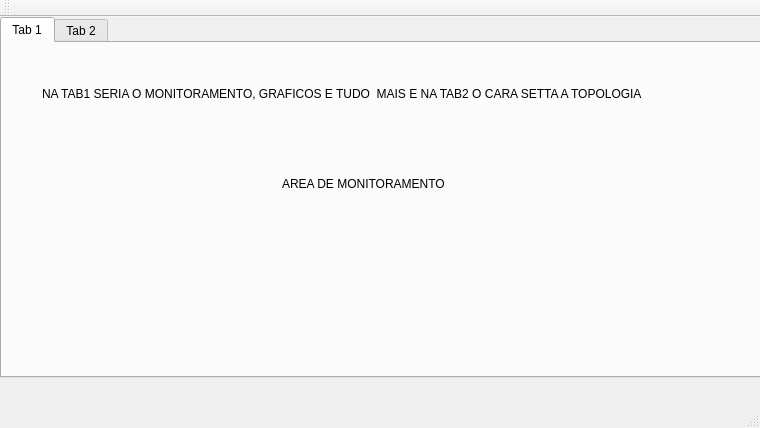
<?xml version="1.0" encoding="UTF-8"?>
<ui version="4.0">
 <class>MainWindow</class>
 <widget class="QMainWindow" name="MainWindow">
  <property name="geometry">
   <rect>
    <x>0</x>
    <y>0</y>
    <width>760</width>
    <height>428</height>
   </rect>
  </property>
  <property name="windowTitle">
   <string>Snmp Monitor V3</string>
  </property>
  <property name="tabShape">
   <enum>QTabWidget::Rounded</enum>
  </property>
  <property name="dockNestingEnabled">
   <bool>true</bool>
  </property>
  <widget class="QWidget" name="centralWidget">
   <widget class="QTabWidget" name="tabWidget">
    <property name="geometry">
     <rect>
      <x>0</x>
      <y>0</y>
      <width>761</width>
      <height>361</height>
     </rect>
    </property>
    <property name="tabPosition">
     <enum>QTabWidget::North</enum>
    </property>
    <property name="currentIndex">
     <number>0</number>
    </property>
    <widget class="QWidget" name="tab">
     <property name="toolTip">
      <string>Monitor</string>
     </property>
     <property name="accessibleName">
      <string/>
     </property>
     <property name="autoFillBackground">
      <bool>false</bool>
     </property>
     <attribute name="title">
      <string>Tab 1</string>
     </attribute>
     <widget class="QLabel" name="label">
      <property name="geometry">
       <rect>
        <x>280</x>
        <y>120</y>
        <width>201</width>
        <height>41</height>
       </rect>
      </property>
      <property name="text">
       <string>AREA DE MONITORAMENTO</string>
      </property>
     </widget>
     <widget class="QLabel" name="label_3">
      <property name="geometry">
       <rect>
        <x>40</x>
        <y>10</y>
        <width>741</width>
        <height>81</height>
       </rect>
      </property>
      <property name="text">
       <string>NA TAB1 SERIA O MONITORAMENTO, GRAFICOS E TUDO  MAIS E NA TAB2 O CARA SETTA A TOPOLOGIA</string>
      </property>
     </widget>
    </widget>
    <widget class="QWidget" name="tab_2">
     <property name="toolTip">
      <string>SetConfig</string>
     </property>
     <attribute name="title">
      <string>Tab 2</string>
     </attribute>
     <widget class="QGroupBox" name="groupBox">
      <property name="geometry">
       <rect>
        <x>0</x>
        <y>-10</y>
        <width>631</width>
        <height>71</height>
       </rect>
      </property>
      <property name="title">
       <string/>
      </property>
      <widget class="QWidget" name="horizontalLayoutWidget">
       <property name="geometry">
        <rect>
         <x>0</x>
         <y>20</y>
         <width>601</width>
         <height>51</height>
        </rect>
       </property>
       <layout class="QHBoxLayout" name="horizontalLayout">
        <item>
         <widget class="QRadioButton" name="radioRouter">
          <property name="text">
           <string>Router</string>
          </property>
          <property name="icon">
           <iconset>
            <normaloff>rx.gif</normaloff>rx.gif</iconset>
          </property>
          <property name="iconSize">
           <size>
            <width>36</width>
            <height>36</height>
           </size>
          </property>
         </widget>
        </item>
        <item>
         <widget class="QRadioButton" name="radioSwitch">
          <property name="text">
           <string>Switch</string>
          </property>
          <property name="icon">
           <iconset>
            <normaloff>switch.png</normaloff>switch.png</iconset>
          </property>
          <property name="iconSize">
           <size>
            <width>40</width>
            <height>36</height>
           </size>
          </property>
         </widget>
        </item>
        <item>
         <widget class="QRadioButton" name="radioWire">
          <property name="text">
           <string>Wire</string>
          </property>
          <property name="icon">
           <iconset>
            <normaloff>wire.png</normaloff>wire.png</iconset>
          </property>
          <property name="iconSize">
           <size>
            <width>36</width>
            <height>36</height>
           </size>
          </property>
         </widget>
        </item>
        <item>
         <widget class="QRadioButton" name="radioMove">
          <property name="text">
           <string>Move</string>
          </property>
          <property name="icon">
           <iconset>
            <normaloff>move.png</normaloff>move.png</iconset>
          </property>
          <property name="iconSize">
           <size>
            <width>36</width>
            <height>36</height>
           </size>
          </property>
         </widget>
        </item>
        <item>
         <widget class="QRadioButton" name="radioDel">
          <property name="text">
           <string>Delete</string>
          </property>
          <property name="icon">
           <iconset>
            <normaloff>delete.png</normaloff>delete.png</iconset>
          </property>
          <property name="iconSize">
           <size>
            <width>36</width>
            <height>36</height>
           </size>
          </property>
         </widget>
        </item>
       </layout>
      </widget>
     </widget>
     <widget class="Line" name="line">
      <property name="geometry">
       <rect>
        <x>0</x>
        <y>60</y>
        <width>771</width>
        <height>16</height>
       </rect>
      </property>
      <property name="orientation">
       <enum>Qt::Horizontal</enum>
      </property>
     </widget>
     <widget class="QLabel" name="label_2">
      <property name="geometry">
       <rect>
        <x>90</x>
        <y>140</y>
        <width>331</width>
        <height>91</height>
       </rect>
      </property>
      <property name="text">
       <string>SETTAR TOPOLOGIA AREA DE MONITORAMENTO</string>
      </property>
     </widget>
     <widget class="QWidget" name="widget" native="true">
      <property name="geometry">
       <rect>
        <x>510</x>
        <y>100</y>
        <width>221</width>
        <height>191</height>
       </rect>
      </property>
      <widget class="QWidget" name="formLayoutWidget">
       <property name="geometry">
        <rect>
         <x>0</x>
         <y>0</y>
         <width>221</width>
         <height>131</height>
        </rect>
       </property>
       <layout class="QFormLayout" name="formLayout">
        <item row="0" column="0">
         <widget class="QLabel" name="labelHostname">
          <property name="text">
           <string>Hostname:</string>
          </property>
         </widget>
        </item>
        <item row="0" column="1">
         <widget class="QLineEdit" name="lineHostname">
          <property name="text">
           <string>hostname</string>
          </property>
         </widget>
        </item>
        <item row="1" column="0">
         <widget class="QLabel" name="labelIP">
          <property name="text">
           <string>IPv4:</string>
          </property>
         </widget>
        </item>
        <item row="1" column="1">
         <widget class="QLineEdit" name="lineIP">
          <property name="text">
           <string>255.255.255.255</string>
          </property>
         </widget>
        </item>
        <item row="2" column="0">
         <widget class="QLabel" name="labelType">
          <property name="text">
           <string>Type:</string>
          </property>
         </widget>
        </item>
        <item row="2" column="1">
         <widget class="QLineEdit" name="lineType">
          <property name="text">
           <string>Router</string>
          </property>
         </widget>
        </item>
        <item row="3" column="0">
         <widget class="QLabel" name="labelType_2">
          <property name="text">
           <string>Serie:</string>
          </property>
         </widget>
        </item>
        <item row="3" column="1">
         <widget class="QLineEdit" name="lineSerie">
          <property name="text">
           <string>1841</string>
          </property>
         </widget>
        </item>
       </layout>
      </widget>
      <widget class="QDialogButtonBox" name="buttonBox">
       <property name="geometry">
        <rect>
         <x>20</x>
         <y>150</y>
         <width>176</width>
         <height>27</height>
        </rect>
       </property>
       <property name="standardButtons">
        <set>QDialogButtonBox::Cancel|QDialogButtonBox::Ok</set>
       </property>
      </widget>
     </widget>
    </widget>
   </widget>
  </widget>
  <widget class="QMenuBar" name="menuBar">
   <property name="geometry">
    <rect>
     <x>0</x>
     <y>0</y>
     <width>760</width>
     <height>25</height>
    </rect>
   </property>
  </widget>
  <widget class="QToolBar" name="mainToolBar">
   <attribute name="toolBarArea">
    <enum>TopToolBarArea</enum>
   </attribute>
   <attribute name="toolBarBreak">
    <bool>false</bool>
   </attribute>
  </widget>
  <widget class="QStatusBar" name="statusBar"/>
 </widget>
 <layoutdefault spacing="6" margin="11"/>
 <resources/>
 <connections/>
</ui>
